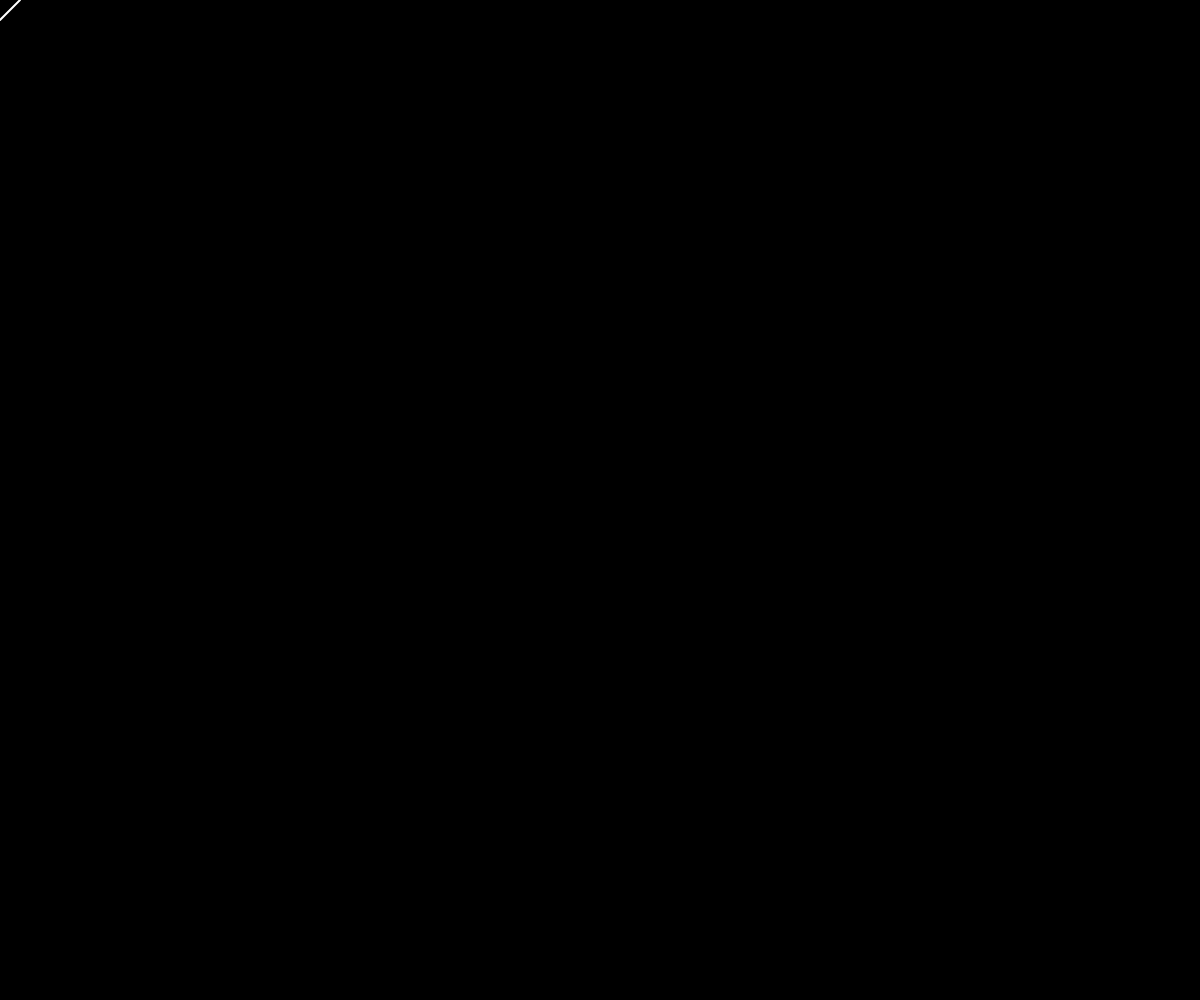
Frame 1 (no input)
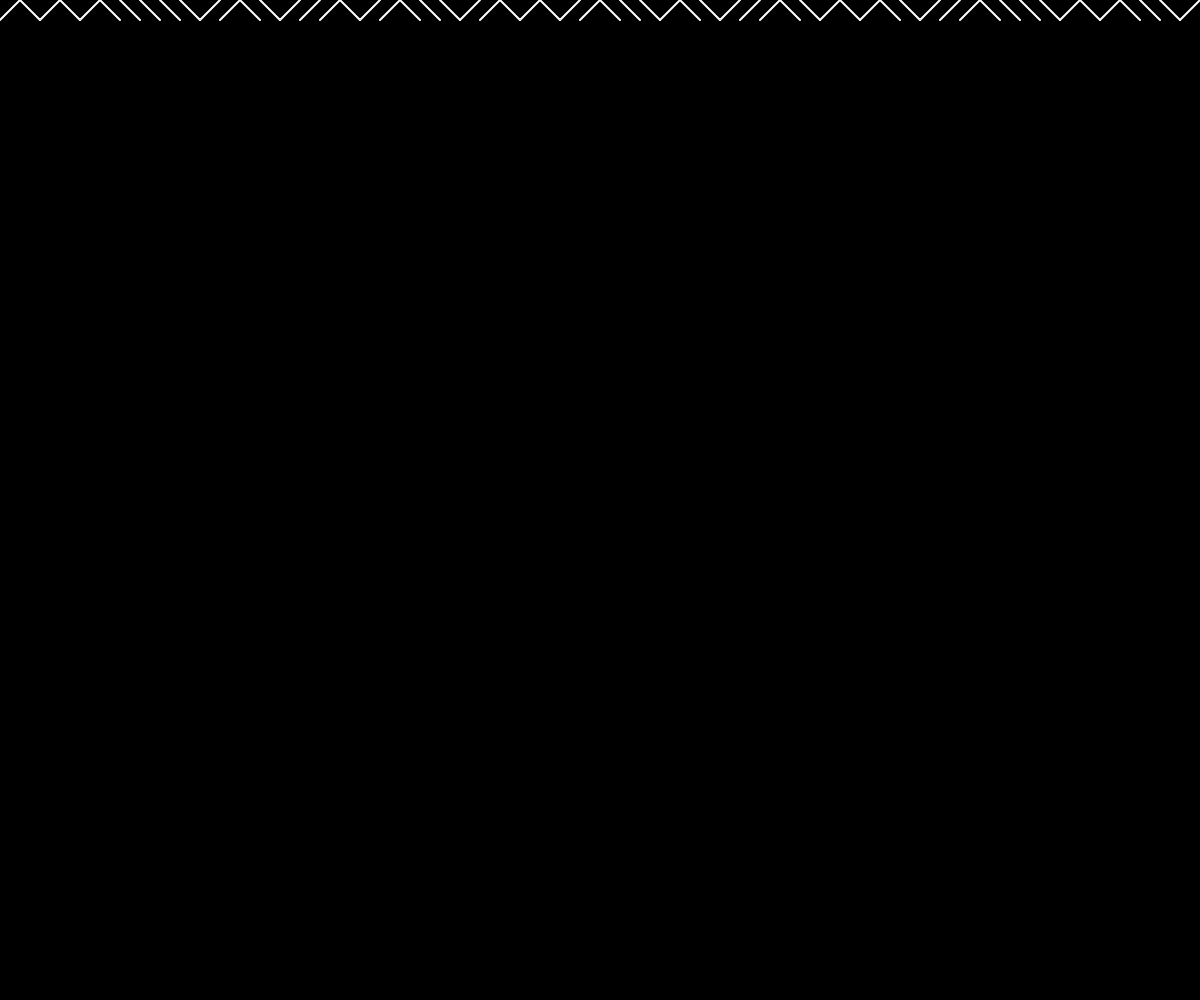
Frame 60 (no input)
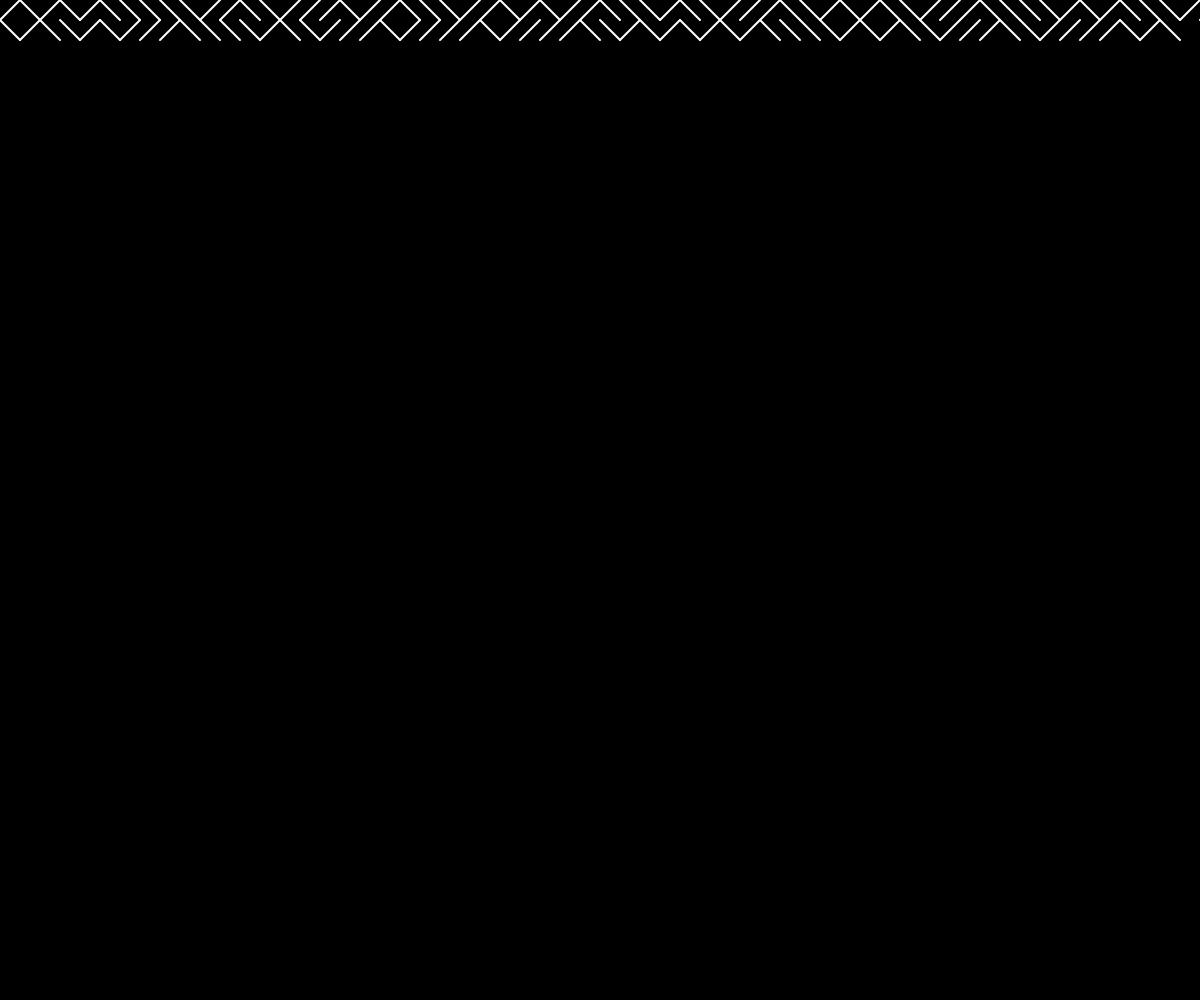
Frame 120 (the mouse pressed at the canvas centre since frame 60)

The p5.js sketch that drew these frames (run headless with seeded random() and noise() and a simulated clock; from frame 60 on, the mouse is pressed at the canvas centre):

// p5.js sketch
// ── sketch.js
let x = 0;
let y = 0;
let spacing = 20;

function setup() {
    createCanvas (windowWidth, windowHeight);
    background(0);
}

function draw() {
    
    // line properties
    stroke(255);
    strokeWeight(2);
    
    // choose a random number to determine what line is to be drawn
    if (random(1) < 0.50) {
        line(x, y, x + spacing, y + spacing);  //back slash "/" 
    } else {
        line(x, y + spacing, x + spacing, y);  //forward slash "\"
    }
    
    // move into position to draw the next line
    x = x + spacing;
    
    if (x > width) {
        x = 0;
        y = y + spacing;
    }
    
    // if the screen is filled, reset and erase the canvas
    if (y > height) {
        y = 0;
        background(0); 
    }
}
